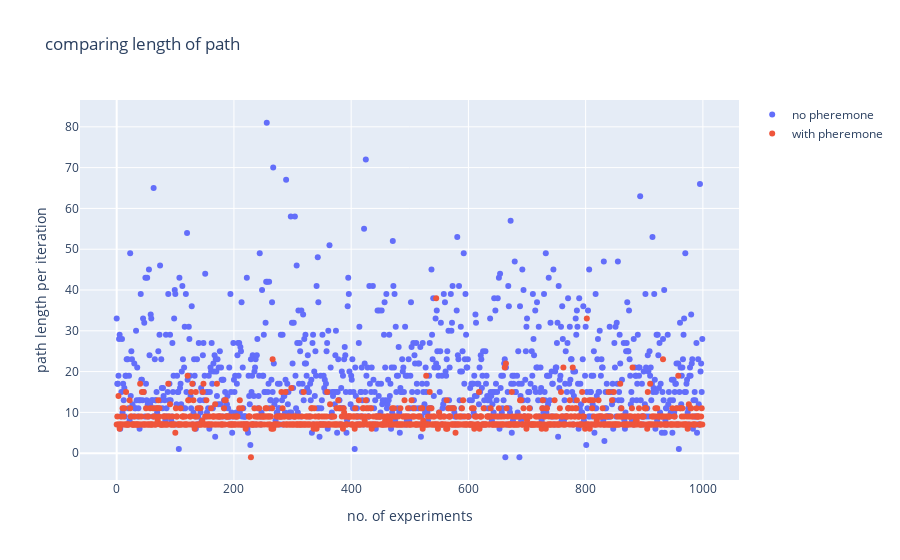

The notebook cell saved with this chart:
### Code cell
fig = go.Figure()
x_axis = list(range(num_points))

fig.add_trace(go.Scatter(x=x_axis, y=path_len_list,
                    mode='markers',
                    name='no pheremone'))
fig.add_trace(go.Scatter(x=x_axis, y=path_len_list_opt,
                    mode='markers',
                    name='with pheremone'))
fig.update_layout(title='comparing length of path',
                   xaxis_title='no. of experiments',
                   yaxis_title='path length per iteration')
fig.show()
print("Mean path length without pheremone: ", statistics.mean(path_len_list))
print("Median path length without pheremone: ", statistics.median(path_len_list))
print("Mean path length with pheremone: ", statistics.mean(path_len_list_opt))
print("Median path length with pheremone: ", statistics.median(path_len_list_opt))

### Figure 1 — Plotly figure (JSON) as saved in the notebook; plotly's stock layout.template omitted (floating-point values rounded to 4 significant figures; data arrays with more than 128 entries replaced by an {"elided": "..."} marker saying what was removed)
{"data": [{"mode": "markers", "name": "no pheremone", "type": "scatter", "x": {"elided": "1000 int values"}, "y": {"elided": "1000 int values"}}, {"mode": "markers", "name": "with pheremone", "type": "scatter", "x": {"elided": "1000 int values"}, "y": {"elided": "1000 int values"}}], "layout": {"title": {"text": "comparing length of path"}, "xaxis": {"title": {"text": "no. of experiments"}}, "yaxis": {"title": {"text": "path length per iteration"}}}}
